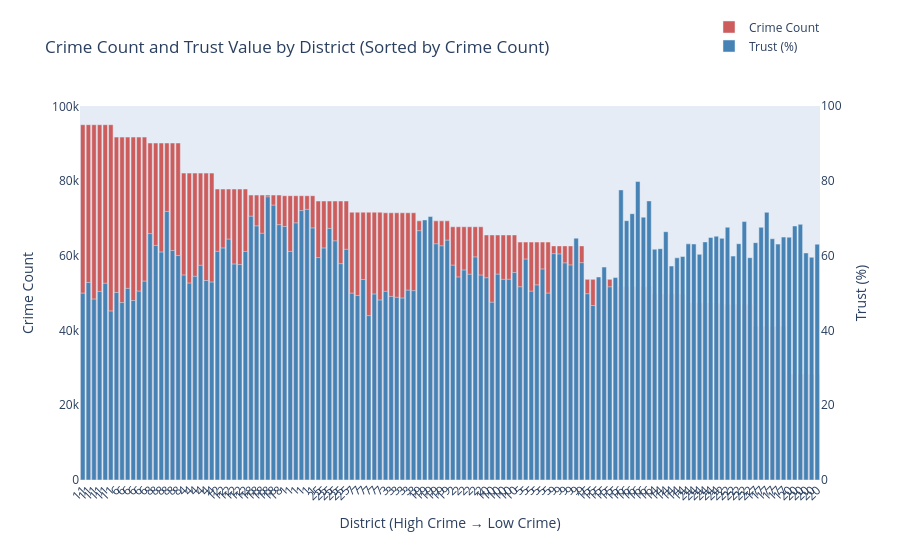

Notebook source saved alongside this figure:
### Markdown cell above
## Visual 6

Visual 6 will be a map of the different police districts of chicago, highlighting the sediment score in combination with crime rates in that specific district. This will give insight on the question: Does a lower crime-rate result in a higher sediment score?

### Code cell
import pandas as pd
import plotly.graph_objects as go

# Load data (replace with your paths)
crime_df = pd.read_csv('dataset/graph4.csv')
trust_df = pd.read_csv('dataset/sentfinal.csv')

# Count crimes per district
crime_counts = crime_df['District'].value_counts().reset_index()
crime_counts.columns = ['District', 'Crime_Count']

# Prepare trust_df
trust_df = trust_df.rename(columns={'DISTRICT': 'District'})

# Merge on district
merged_df = pd.merge(crime_counts, trust_df[['District', 'TRUST']], on='District', how='inner')

# Sort descending by crime count
merged_df = merged_df.sort_values(by='Crime_Count', ascending=False).reset_index(drop=True)

# Numeric x-axis positions
x_pos = list(range(len(merged_df)))

fig = go.Figure()

# Crime count bar on primary y-axis (left)
fig.add_trace(go.Bar(
    x=x_pos,
    y=merged_df['Crime_Count'],
    name='Crime Count',
    marker_color='indianred',
    yaxis='y1'
))

# Trust bar on secondary y-axis (right)
fig.add_trace(go.Bar(
    x=x_pos,
    y=merged_df['TRUST'],
    name='Trust (%)',
    marker_color='steelblue',
    yaxis='y2'
))

fig.update_layout(
    title='Crime Count and Trust Value by District (Sorted by Crime Count)',
    xaxis=dict(
        tickmode='array',
        tickvals=x_pos,
        ticktext=merged_df['District'],
        tickangle=-45,
        title='District (High Crime → Low Crime)'
    ),
    yaxis=dict(
        title='Crime Count',
        showgrid=False,
        zeroline=False,
    ),
    yaxis2=dict(
        title='Trust (%)',
        overlaying='y',
        side='right',
        range=[0, 100],  # Trust is percent, fix range 0-100
        showgrid=False,
        zeroline=False,
    ),
    barmode='group',
    legend=dict(x=0.85, y=1.25),
    margin=dict(t=100)
)

fig.show()

### Figure 1 — Plotly figure (JSON) as saved in the notebook; plotly's stock layout.template omitted (floating-point values rounded to 4 significant figures; data arrays with more than 128 entries replaced by an {"elided": "..."} marker saying what was removed)
{"data": [{"marker": {"color": "indianred"}, "name": "Crime Count", "type": "bar", "x": {"elided": "132 int values"}, "y": {"elided": "132 int values"}, "yaxis": "y"}, {"marker": {"color": "steelblue"}, "name": "Trust (%)", "type": "bar", "x": {"elided": "132 int values"}, "y": {"elided": "132 float values"}, "yaxis": "y2"}], "layout": {"barmode": "group", "legend": {"x": 0.85, "y": 1.25}, "margin": {"t": 100}, "title": {"text": "Crime Count and Trust Value by District (Sorted by Crime Count)"}, "xaxis": {"tickangle": -45, "tickmode": "array", "ticktext": {"elided": "132 float values"}, "tickvals": {"elided": "132 int values"}, "title": {"text": "District (High Crime → Low Crime)"}}, "yaxis": {"showgrid": false, "title": {"text": "Crime Count"}, "zeroline": false}, "yaxis2": {"overlaying": "y", "range": [0, 100], "showgrid": false, "side": "right", "title": {"text": "Trust (%)"}, "zeroline": false}}}
